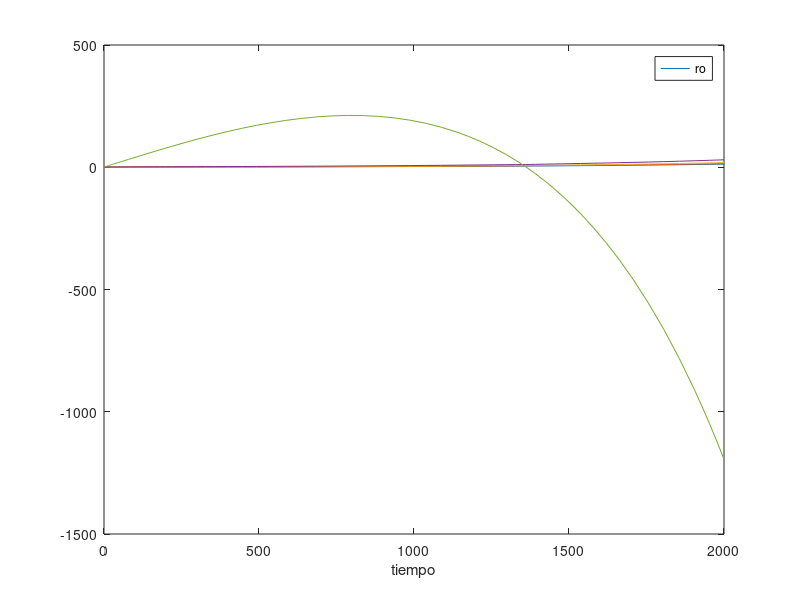

Write the MATLAB code that produced this figure.
function rodoc
tiemporango=[0 2000];
valoresiniciales=[1; 1; 1; 1; 1]; %valores iniciales para densidad 
[v,f]=ode45(@rodos, tiemporango, valoresiniciales);
plot(v,f);
v
f
xlabel('tiempo')
legend('ro')
end

function vectorode =rodos(v, vectorvariablesdep)
%definicion de variables dependientes
rocm1=vectorvariablesdep(1);
rocm2=vectorvariablesdep(2);
rocm3=vectorvariablesdep(3);
rocm4=vectorvariablesdep(4);
rocm5=vectorvariablesdep(5);
%ecuaciones algebraicas
D=0.8;
L=0.25;
so=0.019;
alfacm1=acos((rocm1*(D+so)-rocm1*so)/(rocm1*D));
alfacm2=acos((rocm2*(D+so)-rocm1*so)/(rocm2*D));
alfacm3=acos((rocm3*(D+so)-rocm1*so)/(rocm3*D));
alfacm4=acos((rocm4*(D+so)-rocm1*so)/(rocm4*D));
alfacm5=acos((rocm5*(D+so)-rocm1*so)/(rocm5*D));
%alfacm=7.5842*pi/180;
A1=L*(so+D*(1-cos(alfacm1)));
A2=L*(so+D*(1-cos(alfacm2)));
A3=L*(so+D*(1-cos(alfacm3)));
A4=L*(so+D*(1-cos(alfacm4)));
A5=L*(so+D*(1-cos(alfacm5)));
V1=0.67*cos(alfacm1);
V2=0.67*cos(alfacm2);
V3=0.67*cos(alfacm3);
V4=0.67*cos(alfacm4);
V5=0.67*cos(alfacm5);
%definicion ecuaciones diferenciales
dfadv1=(3600*V2*A2*rocm2-3600*V1*A1*rocm1)/27.9721;
dfadv2=(3600*V3*A3*rocm3-3600*V2*A2*rocm2)/28.9756;
dfadv3=(3600*V4*A4*rocm4-3600*V3*A3*rocm3)/30.9853;
dfadv4=(3600*V5*A5*rocm5-3600*V4*A4*rocm4)/34.0063;
dfadv5=(26.68-3600*V5*A5*rocm5)/38.0465;

vectorode=[dfadv1; dfadv2; dfadv3; dfadv4; dfadv5];
end